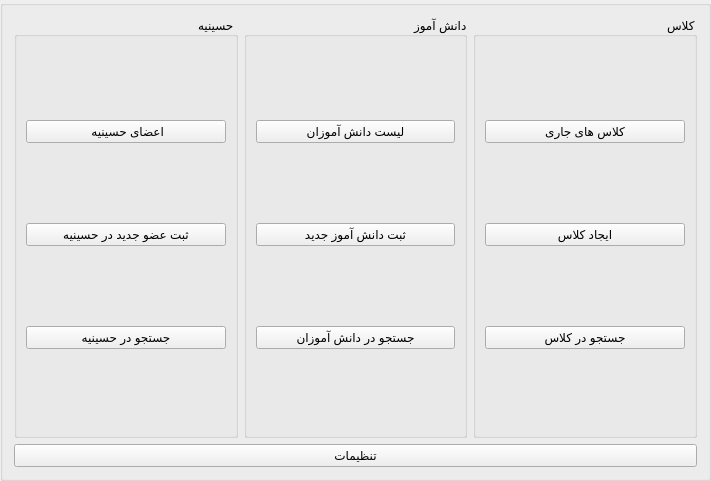
   <widget class="QGroupBox" name="groupBox_home">
    <property name="geometry">
     <rect>
      <x>70</x>
      <y>100</y>
      <width>711</width>
      <height>481</height>
     </rect>
    </property>
    <property name="title">
     <string/>
    </property>
    <layout class="QVBoxLayout" name="verticalLayout_54">
     <item>
      <layout class="QHBoxLayout" name="horizontalLayout_14">
       <item>
        <widget class="QGroupBox" name="groupBox_4">
         <property name="layoutDirection">
          <enum>Qt::RightToLeft</enum>
         </property>
         <property name="title">
          <string>حسینیه</string>
         </property>
         <layout class="QVBoxLayout" name="verticalLayout_51">
          <item>
           <widget class="QPushButton" name="btn_list_of_hs_from_home">
            <property name="text">
             <string> اعضای حسینیه</string>
            </property>
           </widget>
          </item>
          <item>
           <widget class="QPushButton" name="btn_register_user_hs_from_home">
            <property name="text">
             <string>ثبت عضو جدید در حسینیه</string>
            </property>
           </widget>
          </item>
          <item>
           <widget class="QPushButton" name="btn_search_user_hs_from_home">
            <property name="text">
             <string>جستجو در حسینیه</string>
            </property>
           </widget>
          </item>
         </layout>
        </widget>
       </item>
       <item>
        <widget class="QGroupBox" name="groupBox_3">
         <property name="layoutDirection">
          <enum>Qt::RightToLeft</enum>
         </property>
         <property name="title">
          <string>دانش آموز</string>
         </property>
         <layout class="QVBoxLayout" name="verticalLayout_52">
          <item>
           <widget class="QPushButton" name="btn_students_list_from_home">
            <property name="text">
             <string>لیست دانش آموزان</string>
            </property>
           </widget>
          </item>
          <item>
           <widget class="QPushButton" name="btn_create_new_student_from_home">
            <property name="text">
             <string>ثبت دانش آموز جدید</string>
            </property>
           </widget>
          </item>
          <item>
           <widget class="QPushButton" name="btn_search_students_from_home">
            <property name="text">
             <string>جستجو در دانش آموزان</string>
            </property>
           </widget>
          </item>
         </layout>
        </widget>
       </item>
       <item>
        <widget class="QGroupBox" name="groupBox_5">
         <property name="layoutDirection">
          <enum>Qt::RightToLeft</enum>
         </property>
         <property name="title">
          <string>کلاس</string>
         </property>
         <layout class="QVBoxLayout" name="verticalLayout_53">
          <item>
           <widget class="QPushButton" name="btn_list_of_class_from_home">
            <property name="enabled">
             <bool>true</bool>
            </property>
            <property name="text">
             <string>کلاس های جاری</string>
            </property>
           </widget>
          </item>
          <item>
           <widget class="QPushButton" name="btn_creatE_class_from_home">
            <property name="text">
             <string>ایجاد کلاس</string>
            </property>
           </widget>
          </item>
          <item>
           <widget class="QPushButton" name="btn_search_class_from_home">
            <property name="enabled">
             <bool>true</bool>
            </property>
            <property name="text">
             <string>جستجو در کلاس</string>
            </property>
           </widget>
          </item>
         </layout>
        </widget>
       </item>
      </layout>
     </item>
     <item>
      <widget class="QPushButton" name="btn_goto_settings_from_home">
       <property name="text">
        <string> تنظیمات </string>
       </property>
      </widget>
     </item>
    </layout>
   </widget>
